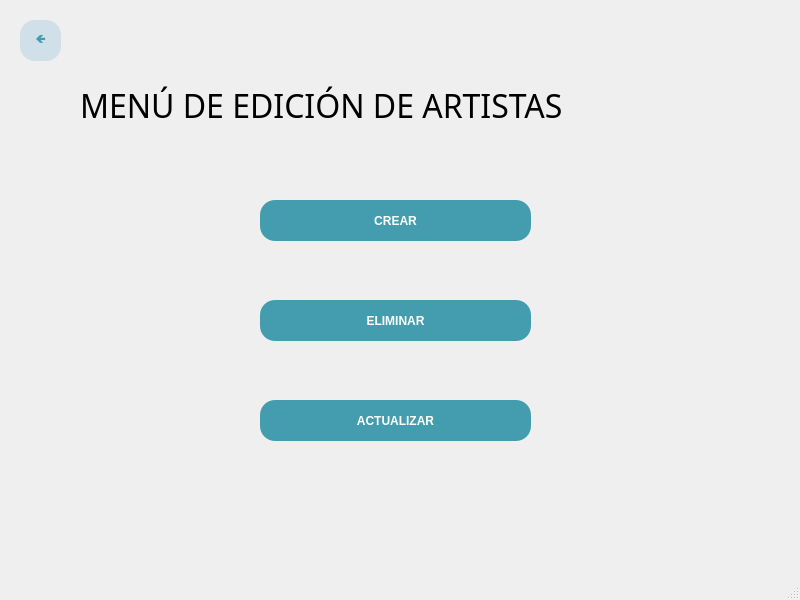
<?xml version="1.0" encoding="UTF-8"?>
<ui version="4.0">
 <class>MainWindow</class>
 <widget class="QMainWindow" name="MainWindow">
  <property name="geometry">
   <rect>
    <x>0</x>
    <y>0</y>
    <width>800</width>
    <height>600</height>
   </rect>
  </property>
  <property name="windowTitle">
   <string>MainWindow</string>
  </property>
  <widget class="QWidget" name="centralwidget">
   <widget class="QPushButton" name="BotonEliminar">
    <property name="geometry">
     <rect>
      <x>260</x>
      <y>300</y>
      <width>271</width>
      <height>41</height>
     </rect>
    </property>
    <property name="palette">
     <palette>
      <active>
       <colorrole role="WindowText">
        <brush brushstyle="SolidPattern">
         <color alpha="255">
          <red>255</red>
          <green>255</green>
          <blue>255</blue>
         </color>
        </brush>
       </colorrole>
       <colorrole role="Button">
        <brush brushstyle="SolidPattern">
         <color alpha="255">
          <red>67</red>
          <green>157</green>
          <blue>175</blue>
         </color>
        </brush>
       </colorrole>
       <colorrole role="Text">
        <brush brushstyle="SolidPattern">
         <color alpha="255">
          <red>255</red>
          <green>255</green>
          <blue>255</blue>
         </color>
        </brush>
       </colorrole>
       <colorrole role="ButtonText">
        <brush brushstyle="SolidPattern">
         <color alpha="255">
          <red>255</red>
          <green>255</green>
          <blue>255</blue>
         </color>
        </brush>
       </colorrole>
       <colorrole role="Base">
        <brush brushstyle="SolidPattern">
         <color alpha="255">
          <red>67</red>
          <green>157</green>
          <blue>175</blue>
         </color>
        </brush>
       </colorrole>
       <colorrole role="Window">
        <brush brushstyle="SolidPattern">
         <color alpha="255">
          <red>67</red>
          <green>157</green>
          <blue>175</blue>
         </color>
        </brush>
       </colorrole>
       <colorrole role="PlaceholderText">
        <brush brushstyle="NoBrush">
         <color alpha="128">
          <red>255</red>
          <green>255</green>
          <blue>255</blue>
         </color>
        </brush>
       </colorrole>
      </active>
      <inactive>
       <colorrole role="WindowText">
        <brush brushstyle="SolidPattern">
         <color alpha="255">
          <red>255</red>
          <green>255</green>
          <blue>255</blue>
         </color>
        </brush>
       </colorrole>
       <colorrole role="Button">
        <brush brushstyle="SolidPattern">
         <color alpha="255">
          <red>67</red>
          <green>157</green>
          <blue>175</blue>
         </color>
        </brush>
       </colorrole>
       <colorrole role="Text">
        <brush brushstyle="SolidPattern">
         <color alpha="255">
          <red>255</red>
          <green>255</green>
          <blue>255</blue>
         </color>
        </brush>
       </colorrole>
       <colorrole role="ButtonText">
        <brush brushstyle="SolidPattern">
         <color alpha="255">
          <red>255</red>
          <green>255</green>
          <blue>255</blue>
         </color>
        </brush>
       </colorrole>
       <colorrole role="Base">
        <brush brushstyle="SolidPattern">
         <color alpha="255">
          <red>67</red>
          <green>157</green>
          <blue>175</blue>
         </color>
        </brush>
       </colorrole>
       <colorrole role="Window">
        <brush brushstyle="SolidPattern">
         <color alpha="255">
          <red>67</red>
          <green>157</green>
          <blue>175</blue>
         </color>
        </brush>
       </colorrole>
       <colorrole role="PlaceholderText">
        <brush brushstyle="NoBrush">
         <color alpha="128">
          <red>255</red>
          <green>255</green>
          <blue>255</blue>
         </color>
        </brush>
       </colorrole>
      </inactive>
      <disabled>
       <colorrole role="WindowText">
        <brush brushstyle="SolidPattern">
         <color alpha="255">
          <red>255</red>
          <green>255</green>
          <blue>255</blue>
         </color>
        </brush>
       </colorrole>
       <colorrole role="Button">
        <brush brushstyle="SolidPattern">
         <color alpha="255">
          <red>67</red>
          <green>157</green>
          <blue>175</blue>
         </color>
        </brush>
       </colorrole>
       <colorrole role="Text">
        <brush brushstyle="SolidPattern">
         <color alpha="255">
          <red>255</red>
          <green>255</green>
          <blue>255</blue>
         </color>
        </brush>
       </colorrole>
       <colorrole role="ButtonText">
        <brush brushstyle="SolidPattern">
         <color alpha="255">
          <red>255</red>
          <green>255</green>
          <blue>255</blue>
         </color>
        </brush>
       </colorrole>
       <colorrole role="Base">
        <brush brushstyle="SolidPattern">
         <color alpha="255">
          <red>67</red>
          <green>157</green>
          <blue>175</blue>
         </color>
        </brush>
       </colorrole>
       <colorrole role="Window">
        <brush brushstyle="SolidPattern">
         <color alpha="255">
          <red>67</red>
          <green>157</green>
          <blue>175</blue>
         </color>
        </brush>
       </colorrole>
       <colorrole role="PlaceholderText">
        <brush brushstyle="NoBrush">
         <color alpha="128">
          <red>255</red>
          <green>255</green>
          <blue>255</blue>
         </color>
        </brush>
       </colorrole>
      </disabled>
     </palette>
    </property>
    <property name="cursor">
     <cursorShape>PointingHandCursor</cursorShape>
    </property>
    <property name="styleSheet">
     <string notr="true">background-color: rgb(67, 157, 175);
color: rgb(255, 255, 255);
font-weight: bold;
font-family: 'Verdana';
border-radius: 15px;</string>
    </property>
    <property name="text">
     <string>ELIMINAR</string>
    </property>
   </widget>
   <widget class="QLabel" name="Titulo">
    <property name="geometry">
     <rect>
      <x>80</x>
      <y>60</y>
      <width>651</width>
      <height>91</height>
     </rect>
    </property>
    <property name="font">
     <font>
      <family>Bell MT</family>
      <pointsize>24</pointsize>
      <weight>50</weight>
      <bold>false</bold>
     </font>
    </property>
    <property name="text">
     <string>MENÚ DE EDICIÓN DE ARTISTAS</string>
    </property>
   </widget>
   <widget class="QPushButton" name="BotonCrear">
    <property name="geometry">
     <rect>
      <x>260</x>
      <y>200</y>
      <width>271</width>
      <height>41</height>
     </rect>
    </property>
    <property name="palette">
     <palette>
      <active>
       <colorrole role="WindowText">
        <brush brushstyle="SolidPattern">
         <color alpha="255">
          <red>255</red>
          <green>255</green>
          <blue>255</blue>
         </color>
        </brush>
       </colorrole>
       <colorrole role="Button">
        <brush brushstyle="SolidPattern">
         <color alpha="255">
          <red>67</red>
          <green>157</green>
          <blue>175</blue>
         </color>
        </brush>
       </colorrole>
       <colorrole role="Text">
        <brush brushstyle="SolidPattern">
         <color alpha="255">
          <red>255</red>
          <green>255</green>
          <blue>255</blue>
         </color>
        </brush>
       </colorrole>
       <colorrole role="ButtonText">
        <brush brushstyle="SolidPattern">
         <color alpha="255">
          <red>255</red>
          <green>255</green>
          <blue>255</blue>
         </color>
        </brush>
       </colorrole>
       <colorrole role="Base">
        <brush brushstyle="SolidPattern">
         <color alpha="255">
          <red>67</red>
          <green>157</green>
          <blue>175</blue>
         </color>
        </brush>
       </colorrole>
       <colorrole role="Window">
        <brush brushstyle="SolidPattern">
         <color alpha="255">
          <red>67</red>
          <green>157</green>
          <blue>175</blue>
         </color>
        </brush>
       </colorrole>
       <colorrole role="PlaceholderText">
        <brush brushstyle="NoBrush">
         <color alpha="128">
          <red>255</red>
          <green>255</green>
          <blue>255</blue>
         </color>
        </brush>
       </colorrole>
      </active>
      <inactive>
       <colorrole role="WindowText">
        <brush brushstyle="SolidPattern">
         <color alpha="255">
          <red>255</red>
          <green>255</green>
          <blue>255</blue>
         </color>
        </brush>
       </colorrole>
       <colorrole role="Button">
        <brush brushstyle="SolidPattern">
         <color alpha="255">
          <red>67</red>
          <green>157</green>
          <blue>175</blue>
         </color>
        </brush>
       </colorrole>
       <colorrole role="Text">
        <brush brushstyle="SolidPattern">
         <color alpha="255">
          <red>255</red>
          <green>255</green>
          <blue>255</blue>
         </color>
        </brush>
       </colorrole>
       <colorrole role="ButtonText">
        <brush brushstyle="SolidPattern">
         <color alpha="255">
          <red>255</red>
          <green>255</green>
          <blue>255</blue>
         </color>
        </brush>
       </colorrole>
       <colorrole role="Base">
        <brush brushstyle="SolidPattern">
         <color alpha="255">
          <red>67</red>
          <green>157</green>
          <blue>175</blue>
         </color>
        </brush>
       </colorrole>
       <colorrole role="Window">
        <brush brushstyle="SolidPattern">
         <color alpha="255">
          <red>67</red>
          <green>157</green>
          <blue>175</blue>
         </color>
        </brush>
       </colorrole>
       <colorrole role="PlaceholderText">
        <brush brushstyle="NoBrush">
         <color alpha="128">
          <red>255</red>
          <green>255</green>
          <blue>255</blue>
         </color>
        </brush>
       </colorrole>
      </inactive>
      <disabled>
       <colorrole role="WindowText">
        <brush brushstyle="SolidPattern">
         <color alpha="255">
          <red>255</red>
          <green>255</green>
          <blue>255</blue>
         </color>
        </brush>
       </colorrole>
       <colorrole role="Button">
        <brush brushstyle="SolidPattern">
         <color alpha="255">
          <red>67</red>
          <green>157</green>
          <blue>175</blue>
         </color>
        </brush>
       </colorrole>
       <colorrole role="Text">
        <brush brushstyle="SolidPattern">
         <color alpha="255">
          <red>255</red>
          <green>255</green>
          <blue>255</blue>
         </color>
        </brush>
       </colorrole>
       <colorrole role="ButtonText">
        <brush brushstyle="SolidPattern">
         <color alpha="255">
          <red>255</red>
          <green>255</green>
          <blue>255</blue>
         </color>
        </brush>
       </colorrole>
       <colorrole role="Base">
        <brush brushstyle="SolidPattern">
         <color alpha="255">
          <red>67</red>
          <green>157</green>
          <blue>175</blue>
         </color>
        </brush>
       </colorrole>
       <colorrole role="Window">
        <brush brushstyle="SolidPattern">
         <color alpha="255">
          <red>67</red>
          <green>157</green>
          <blue>175</blue>
         </color>
        </brush>
       </colorrole>
       <colorrole role="PlaceholderText">
        <brush brushstyle="NoBrush">
         <color alpha="128">
          <red>255</red>
          <green>255</green>
          <blue>255</blue>
         </color>
        </brush>
       </colorrole>
      </disabled>
     </palette>
    </property>
    <property name="cursor">
     <cursorShape>PointingHandCursor</cursorShape>
    </property>
    <property name="styleSheet">
     <string notr="true">background-color: rgb(67, 157, 175);
color: rgb(255, 255, 255);
font-weight: bold;
font-family: 'Verdana';
border-radius: 15px;</string>
    </property>
    <property name="text">
     <string>CREAR</string>
    </property>
   </widget>
   <widget class="QPushButton" name="BotonActualizar">
    <property name="geometry">
     <rect>
      <x>260</x>
      <y>400</y>
      <width>271</width>
      <height>41</height>
     </rect>
    </property>
    <property name="palette">
     <palette>
      <active>
       <colorrole role="WindowText">
        <brush brushstyle="SolidPattern">
         <color alpha="255">
          <red>255</red>
          <green>255</green>
          <blue>255</blue>
         </color>
        </brush>
       </colorrole>
       <colorrole role="Button">
        <brush brushstyle="SolidPattern">
         <color alpha="255">
          <red>67</red>
          <green>157</green>
          <blue>175</blue>
         </color>
        </brush>
       </colorrole>
       <colorrole role="Text">
        <brush brushstyle="SolidPattern">
         <color alpha="255">
          <red>255</red>
          <green>255</green>
          <blue>255</blue>
         </color>
        </brush>
       </colorrole>
       <colorrole role="ButtonText">
        <brush brushstyle="SolidPattern">
         <color alpha="255">
          <red>255</red>
          <green>255</green>
          <blue>255</blue>
         </color>
        </brush>
       </colorrole>
       <colorrole role="Base">
        <brush brushstyle="SolidPattern">
         <color alpha="255">
          <red>67</red>
          <green>157</green>
          <blue>175</blue>
         </color>
        </brush>
       </colorrole>
       <colorrole role="Window">
        <brush brushstyle="SolidPattern">
         <color alpha="255">
          <red>67</red>
          <green>157</green>
          <blue>175</blue>
         </color>
        </brush>
       </colorrole>
       <colorrole role="PlaceholderText">
        <brush brushstyle="NoBrush">
         <color alpha="128">
          <red>255</red>
          <green>255</green>
          <blue>255</blue>
         </color>
        </brush>
       </colorrole>
      </active>
      <inactive>
       <colorrole role="WindowText">
        <brush brushstyle="SolidPattern">
         <color alpha="255">
          <red>255</red>
          <green>255</green>
          <blue>255</blue>
         </color>
        </brush>
       </colorrole>
       <colorrole role="Button">
        <brush brushstyle="SolidPattern">
         <color alpha="255">
          <red>67</red>
          <green>157</green>
          <blue>175</blue>
         </color>
        </brush>
       </colorrole>
       <colorrole role="Text">
        <brush brushstyle="SolidPattern">
         <color alpha="255">
          <red>255</red>
          <green>255</green>
          <blue>255</blue>
         </color>
        </brush>
       </colorrole>
       <colorrole role="ButtonText">
        <brush brushstyle="SolidPattern">
         <color alpha="255">
          <red>255</red>
          <green>255</green>
          <blue>255</blue>
         </color>
        </brush>
       </colorrole>
       <colorrole role="Base">
        <brush brushstyle="SolidPattern">
         <color alpha="255">
          <red>67</red>
          <green>157</green>
          <blue>175</blue>
         </color>
        </brush>
       </colorrole>
       <colorrole role="Window">
        <brush brushstyle="SolidPattern">
         <color alpha="255">
          <red>67</red>
          <green>157</green>
          <blue>175</blue>
         </color>
        </brush>
       </colorrole>
       <colorrole role="PlaceholderText">
        <brush brushstyle="NoBrush">
         <color alpha="128">
          <red>255</red>
          <green>255</green>
          <blue>255</blue>
         </color>
        </brush>
       </colorrole>
      </inactive>
      <disabled>
       <colorrole role="WindowText">
        <brush brushstyle="SolidPattern">
         <color alpha="255">
          <red>255</red>
          <green>255</green>
          <blue>255</blue>
         </color>
        </brush>
       </colorrole>
       <colorrole role="Button">
        <brush brushstyle="SolidPattern">
         <color alpha="255">
          <red>67</red>
          <green>157</green>
          <blue>175</blue>
         </color>
        </brush>
       </colorrole>
       <colorrole role="Text">
        <brush brushstyle="SolidPattern">
         <color alpha="255">
          <red>255</red>
          <green>255</green>
          <blue>255</blue>
         </color>
        </brush>
       </colorrole>
       <colorrole role="ButtonText">
        <brush brushstyle="SolidPattern">
         <color alpha="255">
          <red>255</red>
          <green>255</green>
          <blue>255</blue>
         </color>
        </brush>
       </colorrole>
       <colorrole role="Base">
        <brush brushstyle="SolidPattern">
         <color alpha="255">
          <red>67</red>
          <green>157</green>
          <blue>175</blue>
         </color>
        </brush>
       </colorrole>
       <colorrole role="Window">
        <brush brushstyle="SolidPattern">
         <color alpha="255">
          <red>67</red>
          <green>157</green>
          <blue>175</blue>
         </color>
        </brush>
       </colorrole>
       <colorrole role="PlaceholderText">
        <brush brushstyle="NoBrush">
         <color alpha="128">
          <red>255</red>
          <green>255</green>
          <blue>255</blue>
         </color>
        </brush>
       </colorrole>
      </disabled>
     </palette>
    </property>
    <property name="cursor">
     <cursorShape>PointingHandCursor</cursorShape>
    </property>
    <property name="styleSheet">
     <string notr="true">background-color: rgb(67, 157, 175);
color: rgb(255, 255, 255);
font-weight: bold;
font-family: 'Verdana';
border-radius: 15px;</string>
    </property>
    <property name="text">
     <string>ACTUALIZAR</string>
    </property>
   </widget>
   <widget class="QPushButton" name="BotonAtras">
    <property name="geometry">
     <rect>
      <x>20</x>
      <y>20</y>
      <width>41</width>
      <height>41</height>
     </rect>
    </property>
    <property name="palette">
     <palette>
      <active>
       <colorrole role="WindowText">
        <brush brushstyle="SolidPattern">
         <color alpha="255">
          <red>67</red>
          <green>157</green>
          <blue>175</blue>
         </color>
        </brush>
       </colorrole>
       <colorrole role="Button">
        <brush brushstyle="SolidPattern">
         <color alpha="255">
          <red>208</red>
          <green>223</green>
          <blue>232</blue>
         </color>
        </brush>
       </colorrole>
       <colorrole role="Text">
        <brush brushstyle="SolidPattern">
         <color alpha="255">
          <red>67</red>
          <green>157</green>
          <blue>175</blue>
         </color>
        </brush>
       </colorrole>
       <colorrole role="ButtonText">
        <brush brushstyle="SolidPattern">
         <color alpha="255">
          <red>67</red>
          <green>157</green>
          <blue>175</blue>
         </color>
        </brush>
       </colorrole>
       <colorrole role="Base">
        <brush brushstyle="SolidPattern">
         <color alpha="255">
          <red>208</red>
          <green>223</green>
          <blue>232</blue>
         </color>
        </brush>
       </colorrole>
       <colorrole role="Window">
        <brush brushstyle="SolidPattern">
         <color alpha="255">
          <red>208</red>
          <green>223</green>
          <blue>232</blue>
         </color>
        </brush>
       </colorrole>
       <colorrole role="PlaceholderText">
        <brush brushstyle="NoBrush">
         <color alpha="128">
          <red>67</red>
          <green>157</green>
          <blue>175</blue>
         </color>
        </brush>
       </colorrole>
      </active>
      <inactive>
       <colorrole role="WindowText">
        <brush brushstyle="SolidPattern">
         <color alpha="255">
          <red>67</red>
          <green>157</green>
          <blue>175</blue>
         </color>
        </brush>
       </colorrole>
       <colorrole role="Button">
        <brush brushstyle="SolidPattern">
         <color alpha="255">
          <red>208</red>
          <green>223</green>
          <blue>232</blue>
         </color>
        </brush>
       </colorrole>
       <colorrole role="Text">
        <brush brushstyle="SolidPattern">
         <color alpha="255">
          <red>67</red>
          <green>157</green>
          <blue>175</blue>
         </color>
        </brush>
       </colorrole>
       <colorrole role="ButtonText">
        <brush brushstyle="SolidPattern">
         <color alpha="255">
          <red>67</red>
          <green>157</green>
          <blue>175</blue>
         </color>
        </brush>
       </colorrole>
       <colorrole role="Base">
        <brush brushstyle="SolidPattern">
         <color alpha="255">
          <red>208</red>
          <green>223</green>
          <blue>232</blue>
         </color>
        </brush>
       </colorrole>
       <colorrole role="Window">
        <brush brushstyle="SolidPattern">
         <color alpha="255">
          <red>208</red>
          <green>223</green>
          <blue>232</blue>
         </color>
        </brush>
       </colorrole>
       <colorrole role="PlaceholderText">
        <brush brushstyle="NoBrush">
         <color alpha="128">
          <red>67</red>
          <green>157</green>
          <blue>175</blue>
         </color>
        </brush>
       </colorrole>
      </inactive>
      <disabled>
       <colorrole role="WindowText">
        <brush brushstyle="SolidPattern">
         <color alpha="255">
          <red>67</red>
          <green>157</green>
          <blue>175</blue>
         </color>
        </brush>
       </colorrole>
       <colorrole role="Button">
        <brush brushstyle="SolidPattern">
         <color alpha="255">
          <red>208</red>
          <green>223</green>
          <blue>232</blue>
         </color>
        </brush>
       </colorrole>
       <colorrole role="Text">
        <brush brushstyle="SolidPattern">
         <color alpha="255">
          <red>67</red>
          <green>157</green>
          <blue>175</blue>
         </color>
        </brush>
       </colorrole>
       <colorrole role="ButtonText">
        <brush brushstyle="SolidPattern">
         <color alpha="255">
          <red>67</red>
          <green>157</green>
          <blue>175</blue>
         </color>
        </brush>
       </colorrole>
       <colorrole role="Base">
        <brush brushstyle="SolidPattern">
         <color alpha="255">
          <red>208</red>
          <green>223</green>
          <blue>232</blue>
         </color>
        </brush>
       </colorrole>
       <colorrole role="Window">
        <brush brushstyle="SolidPattern">
         <color alpha="255">
          <red>208</red>
          <green>223</green>
          <blue>232</blue>
         </color>
        </brush>
       </colorrole>
       <colorrole role="PlaceholderText">
        <brush brushstyle="NoBrush">
         <color alpha="128">
          <red>67</red>
          <green>157</green>
          <blue>175</blue>
         </color>
        </brush>
       </colorrole>
      </disabled>
     </palette>
    </property>
    <property name="cursor">
     <cursorShape>PointingHandCursor</cursorShape>
    </property>
    <property name="styleSheet">
     <string notr="true">background-color: rgb(208, 223, 232);
color:rgb(67, 157, 175);
font-weight: bold;
font-family: 'Verdana';
border-radius: 15px;</string>
    </property>
    <property name="text">
     <string>🡸</string>
    </property>
   </widget>
  </widget>
  <widget class="QMenuBar" name="menubar">
   <property name="geometry">
    <rect>
     <x>0</x>
     <y>0</y>
     <width>800</width>
     <height>26</height>
    </rect>
   </property>
  </widget>
  <widget class="QStatusBar" name="statusbar"/>
 </widget>
 <resources/>
 <connections/>
</ui>
